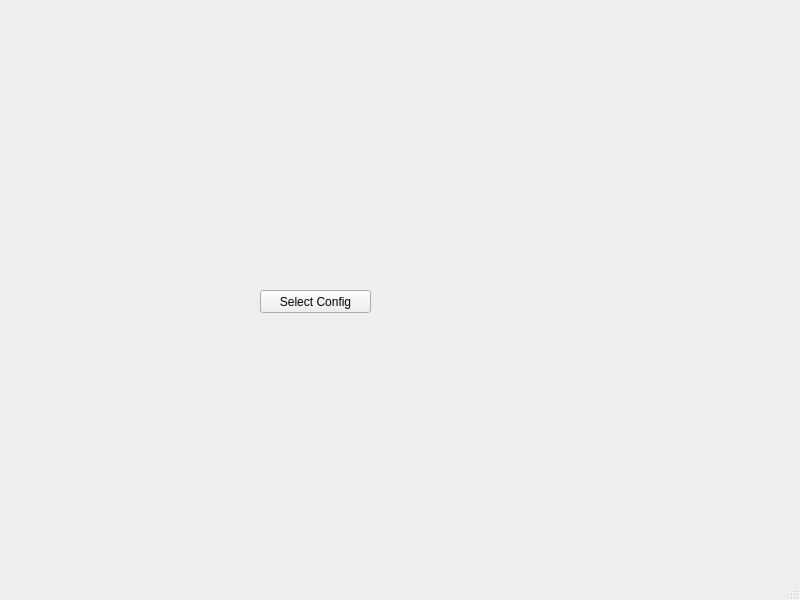
<?xml version="1.0" encoding="UTF-8"?>
<ui version="4.0">
 <class>SelectRouter</class>
 <widget class="QMainWindow" name="SelectRouter">
  <property name="geometry">
   <rect>
    <x>0</x>
    <y>0</y>
    <width>800</width>
    <height>600</height>
   </rect>
  </property>
  <property name="windowTitle">
   <string>MainWindow</string>
  </property>
  <widget class="QWidget" name="centralwidget">
   <widget class="QPushButton" name="pushButton">
    <property name="geometry">
     <rect>
      <x>260</x>
      <y>290</y>
      <width>111</width>
      <height>23</height>
     </rect>
    </property>
    <property name="text">
     <string>Select Config</string>
    </property>
   </widget>
  </widget>
  <widget class="QMenuBar" name="menubar">
   <property name="geometry">
    <rect>
     <x>0</x>
     <y>0</y>
     <width>800</width>
     <height>20</height>
    </rect>
   </property>
  </widget>
  <widget class="QStatusBar" name="statusbar"/>
 </widget>
 <resources/>
 <connections/>
</ui>
